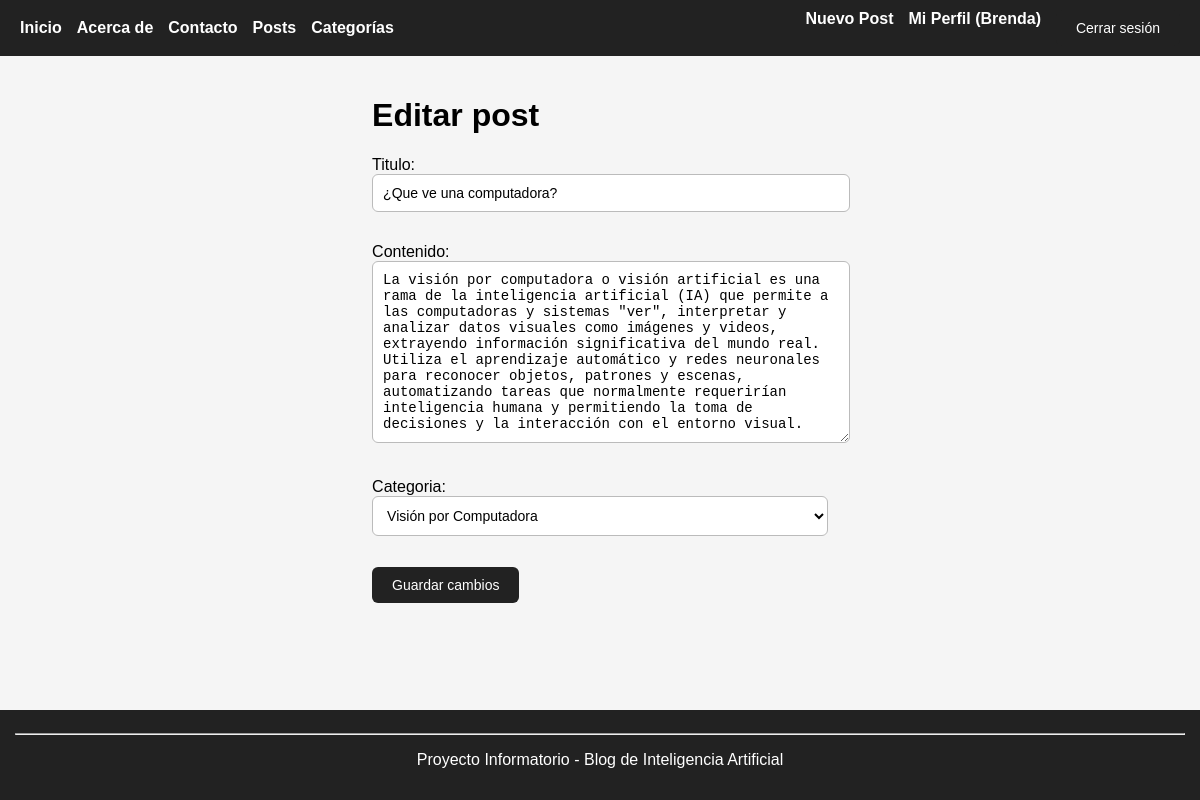
/posts/editar/8/ (signed in), run on the app's committed database.
### posts/models.py (models this page shows, shortened)
class Post(models.Model):
    titulo = models.CharField(max_length=200)
    contenido = models.TextField()
    fecha_creacion = models.DateTimeField(auto_now_add=True)
    autor = models.ForeignKey(User, on_delete=models.CASCADE)
    categoria = models.ForeignKey(Categoria, on_delete=models.PROTECT, related_name="posts")

### posts/views.py (the view)
# urls.py: path('editar/<int:post_id>/', views.editar_post, name='editar_post'),
@login_required
def editar_post(request, post_id):
    post = get_object_or_404(Post, id=post_id)
    if not request.user.is_staff:
        return redirect('detalles_post', post_id=post.id)
    if request.method == 'POST':
        form = PostForm(request.POST, instance=post)
        if form.is_valid():
            form.save()
            return redirect('detalles_post', post_id=post.id)
    else:
        form = PostForm(instance=post)  # 🔹 IMPORTANTE: siempre inicializar form en GET
    return render(request, 'posts/editar_post.html', {'form': form, 'post': post})

### posts/forms.py
class PostForm(forms.ModelForm):
    class Meta:
        model = Post
        fields = ['titulo', 'contenido', 'categoria']
        widgets = {
            'titulo': forms.TextInput(attrs={'class': 'form-control'}),
            'contenido': forms.Textarea(attrs={'class': 'form-control'}),
            'categoria': forms.Select(attrs={'class': 'form-control'}),
        }

### categorias/models.py (called while the page is built)
    def __str__(self):
        return self.nombre

### paginas/context_processors.py (called while the page is built)
def categorias_context(request):
    return {
        'categorias_globales': Categoria.objects.all()
    }

### posts/templates/posts/editar_post.html (shortened to what this page needs)
{% extends "base.html" %}
{% block content %}
    <h1>Editar post</h1>
    <form method="post">
        {{ form.as_p }}
        <button type="submit">Guardar cambios</button>
    </form>
{% endblock %}

### templates/base.html (shortened to what this page needs)
<!DOCTYPE html>
<html lang="es">
<head>
    {% load static %}
    <link rel="stylesheet" href="{% static 'css/style.css' %}">
</head>
<body>
    <header>
        <nav>
            <div class="left-links">
                <a href="{% url 'Inicio' %}">Inicio</a>
                <a href="{% url 'Acerca' %}">Acerca de</a>
                <a href="{% url 'Contacto' %}">Contacto</a>
                <a href="{% url 'lista_posts' %}">Posts</a>
                <a href="{% url 'categorias_lista' %}">Categorías</a>
            </div>
            <div class="right-links">
                {% if user.is_authenticated %}
                    {% if user.is_staff %}
                        <a href="{% url 'nuevo_post' %}">Nuevo Post</a>
                    {% endif %}
                    <a href="{% url 'perfil' %}">Mi Perfil ({{ user.username }})</a>
                    <form action="{% url 'logout' %}" method="post" style="display:inline;">
                        <button type="submit">Cerrar sesión</button>
                    </form>
                {% else %}
                    <a href="{% url 'login' %}">Iniciar sesión</a>
                    <a href="{% url 'Registrarse' %}">Registrarse</a>
                {% endif %}
            </div>
        </nav>
    </header>
    <main>
        {% block content %}{% endblock %}
    </main>
    <footer>
        <hr>
        <p> Proyecto Informatorio - Blog de Inteligencia Artificial</p>
    </footer>
</body>
</html>

### static/css/style.css (style rules this page uses)
body { font-family: Arial, sans-serif; background-color: #f5f5f5; margin: 0; padding: 0; min-height: 100vh; display: flex; flex-direction: column; }
header { background-color: #222; padding: 10px 20px; }
nav { display: flex; justify-content: space-between; align-items: center; }
nav .left-links { display: flex; gap: 15px; }
nav .right-links { display: flex; gap: 15px; }
nav a { color: white; text-decoration: none; font-weight: bold; }
main { flex: 1; padding: 20px; max-width: 900px; margin: 0 auto; }
form input[type="text"], form input[type="email"], form input[type="password"], form textarea, form select { width: 100%; padding: 10px; border: 1px solid #bbb; border-radius: 6px; margin-bottom: 15px; font-size: 14px; background-color: #fff; transition: border 0.3s; }
button, input[type="submit"] { background-color: #222; color: white; border: none; padding: 10px 20px; border-radius: 6px; cursor: pointer; font-size: 14px; }
footer { background-color: #222; color: white; text-align: center; padding: 15px; margin-top: auto; }

### data on the page
Post: titulo "¿Que ve una computadora?", contenido "La visión por computadora o visión artificial es una rama de la inteligencia artificial (IA) que permite a las computadoras y sistemas \"ver\", interpretar y analizar datos visuales como imágenes y videos, extrayendo información significativa del mundo real. Utiliza el aprendizaje automático y redes neuronales para reconocer objetos, patrones y escenas, automatizando tareas que normalmente requerirían inteligencia humana y permitiendo la toma de decisiones y la interacción con el entorno visual.", categoria "Visión por Computadora"

### other printed values
{{ user.username }} "Brenda"
